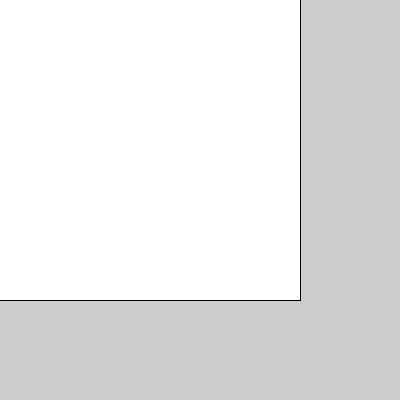
Frame 1 (no input)
Frame 60 (the mouse pressed at the canvas centre just before this capture): identical to frame 1, image omitted
Frame 120 (the mouse held since frame 60 and released just before this capture): identical to frame 1, image omitted

The Processing sketch that drew this single still picture (run headless with seeded random() and noise(); from frame 60 on, the mouse is pressed at the canvas centre):

// Processing sketch: aula06_g2_exe4
// ── aula06_g2_exe4.pde
void setup(){ size(400,400); }
void draw(){
  ellipse(calculo(100,100), 100,200,200);
  println(calculo(100,100));
  rect(300,300,calculo(20,99),calculo(20,99));
  println(calculo(20,99));
}

//que serve para devolver um valor
float calculo(float arg1, float arg2){
  float devolve;
  devolve = arg1*arg2/100+143-8*150;
  return devolve;
}
